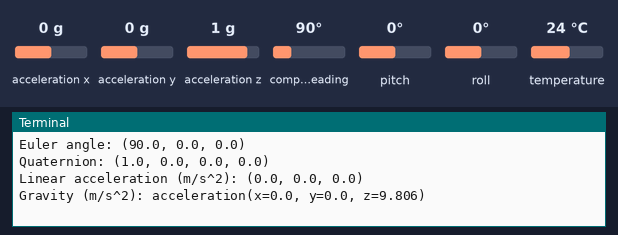
Bench run of a program on a simulated Raspberry Pi (BCM pin numbers). On the bench: the last lines printed to the terminal. The inputs (shaded band) are chosen by the test bench; at power-on: compass heading 90°, acceleration x 0 g, acceleration y 0 g, acceleration z 1 g, pitch 0°, roll 0°, temperature 24 °C. The clock reads 2024-03-15 10:24:30 at power-on unless the program sets it.

Above: at 1.2 s.
1.3 s: compass heading set to 7°
4.5 s: compass heading set to 180°
7.5 s: acceleration x set to -1.4 g
At 8.8 s:
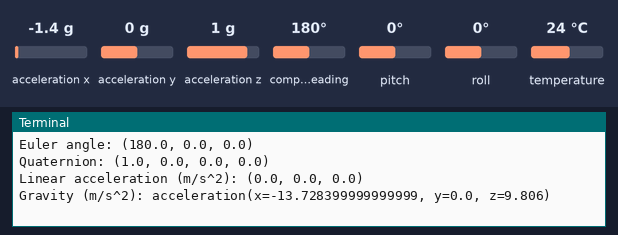
9.0 s: acceleration y set to -1.4 g
At 9.9 s:
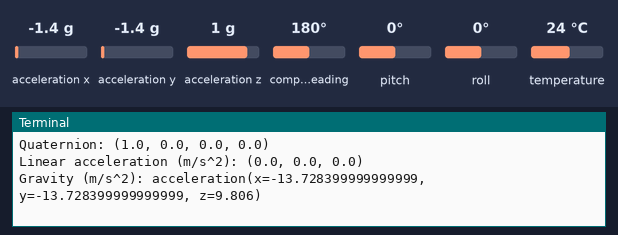
10.5 s: acceleration z set to -1.4 g
At 11.9 s:
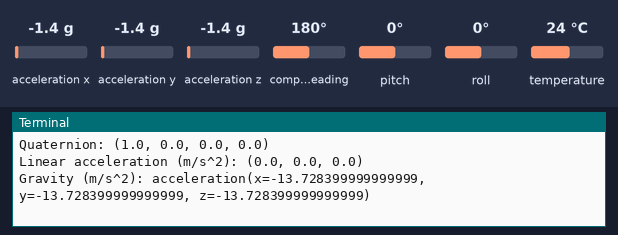
Timing chart, 0 to 13.0 s (numbered marks = the images above; inputs shaded):
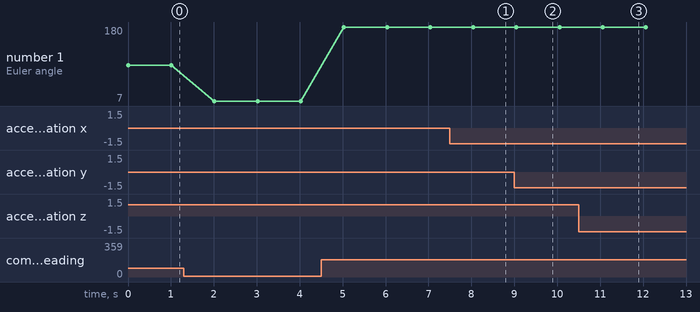

The program:

bno055_simpletest.py
```python
import time
import logging
import sys
import board
import busio
import adafruit_bno055

import serial
uart = serial.Serial("/dev/ttyS0")
sensor = adafruit_bno055.BNO055(uart)

while True:
    print('Temperature: {} degrees C'.format(sensor.temperature))
    print('Accelerometer (m/s^2): {}'.format(sensor.accelerometer))
    print('Magnetometer (microteslas): {}'.format(sensor.magnetometer))
    print('Gyroscope (deg/sec): {}'.format(sensor.gyroscope))
    print('Euler angle: {}'.format(sensor.euler))
    print('Quaternion: {}'.format(sensor.quaternion))
    print('Linear acceleration (m/s^2): {}'.format(sensor.linear_acceleration))
    print('Gravity (m/s^2): {}'.format(sensor.gravity))
    print()

    time.sleep(1)
```

Measured:
- after the input at 7.5 s, the terminal: prints a new line after 0.54 s (image 1)
- after the input at 9.0 s, the terminal: prints a new line after 0.05 s (image 2)
- after the input at 10.5 s, the terminal: prints a new line after 0.56 s (image 3)
- plotted number 1: 90 → 7 after the input at 1.3 s, 7 → 180 after the input at 4.5 s
